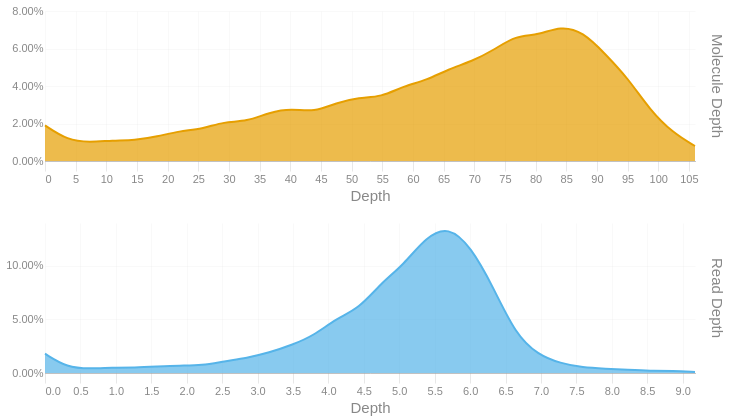

Source (notebook cell):
### Code cell
readdep = depth_hist(tb['Read Depth'], q99, 3)
readdep = readdep.with_columns(pl.lit('Read Depth').alias('Metric'))
if not SKIPLR:
    moldep = depth_hist(tb['Molecule Depth'], mol_q99, 1)
    moldep = moldep.with_columns(pl.lit('Molecule Depth').alias('Metric'))
    _hist = pl.concat([readdep, moldep])
    _hist = _hist.filter(pl.col('Proportion') != 0)
    with SafeRender(_hist):
        (
            alt.Chart(_hist)        
            .mark_area(interpolate = "basis")
            .encode(
                x=alt.X('Bin:Q').scale(domainMin=0).axis(alt.Axis(title='Depth')),
                y = alt.Y('Proportion:Q', title = None).axis(format = '.2%'),
                color = alt.Color('Metric:N').legend(None),
                row = alt.Row("Metric:N").header(title = None, labelOrient = 'right'),
                tooltip = [
                    alt.Tooltip("Metric:N", title = "Metric"),
                    alt.Tooltip('Interval:N', title = "Depth Interval"),
                    alt.Tooltip('Proportion:Q', title = "% Alignments").format('.2%')
                ]
            )
            .resolve_scale(x='independent', y='independent')
            .properties(
                height = 150, width = 650,
                usermeta={'embedOptions': {'downloadFileName': f'{samplename}.depth.hist'}}
            )
        ).display()
else:
    readdep = readdep.filter(pl.col('Proportion') != 0)
    with SafeRender(readdep):
        (
            alt.Chart(readdep)        
            .mark_area(interpolate = "basis")
            .encode(
                x=alt.X('Bin:Q').scale(domainMin=0).axis(alt.Axis(title='Depth')),
                y = alt.Y('Proportion:Q', title = None).axis(format = '.2%'),
                tooltip = [
                    alt.Tooltip('Interval:N', title = "Depth Interval"),
                    alt.Tooltip('Proportion:Q', title = "% Alignments").format('.2%')
                ]
            )
            .properties(
                usermeta={'embedOptions': {'downloadFileName': f'{samplename}.depth.hist'}}
            )
        ).display()

### Figure 1 — Vega-Lite specification as saved in the notebook (floating-point values rounded to 4 significant figures)
{"width": 650, "height": 150, "config": {"title": {"anchor": "start", "dy": -15, "fontSize": 18, "color": "#888888", "subtitleColor": "#888888", "subtitleFontSize": 14}, "arc": {"fill": "#0072B2"}, "axis": {"domainColor": "#888888", "domainWidth": 0.5, "gridWidth": 0.2, "grid": false, "titleFontWeight": 400, "titleFontSize": 15, "labelFontSize": 11, "labelColor": "#888888", "tickColor": "#888888", "tickWidth": 0.2, "titleColor": "#888888"}, "axisBand": {"grid": false}, "axisX": {"grid": true, "tickSize": 10, "domainCap": "round"}, "axisY": {"domain": false, "grid": true, "tickSize": 0, "domainCap": "round"}, "background": "transparent", "header": {"labelFontSize": 15, "labelColor": "#888888", "titleFontSize": 15, "titleFontWeight": 600, "titleColor": "#888888"}, "legend": {"labelFont": "sans-serif", "labelFontSize": 12, "labelColor": "#888888", "symbolSize": 100, "symbolType": "circle", "titleFontSize": 12, "titlePadding": 10, "titleColor": "#888888", "title": null}, "range": {"category": ["#E69F00", "#56B4E9", "#009E73", "#F0E442", "#0072B2", "#D55E00", "#CC79A7", "#000000"], "diverging": ["#cfe8f3", "#a2d4ec", "#73bfe2", "#46abdb", "#1696d2", "#12719e"]}, "area": {"fill": "#0072B2", "fillOpacity": 0.7, "line": true, "strokeOpacity": 0.7}, "line": {"color": "#0072B2", "stroke": "#0072B2", "strokeWidth": 2}, "trail": {"color": "#0072B2", "stroke": "#0072B2", "strokeWidth": 0, "size": 1}, "point": {"filled": true, "fillOpacity": 1.0, "size": 95}, "text": {"color": "#888888", "fontSize": 11, "align": "right", "fontWeight": 400, "size": 11}, "bar": {"fill": "#0072B2", "stroke": null}, "view": {"stroke": null, "continuousWidth": 660, "continuousHeight": 400}}, "data": {"name": "data-5d5c831d3a7e75c08226bc636bf9a9a3"}, "mark": {"type": "area", "interpolate": "basis"}, "encoding": {"color": {"field": "Metric", "legend": null, "type": "nominal"}, "row": {"field": "Metric", "header": {"title": null, "labelOrient": "right"}, "type": "nominal"}, "tooltip": [{"field": "Metric", "title": "Metric", "type": "nominal"}, {"field": "Interval", "title": "Depth Interval", "type": "nominal"}, {"field": "Proportion", "format": ".2%", "title": "% Alignments", "type": "quantitative"}], "x": {"axis": {"title": "Depth"}, "field": "Bin", "scale": {"domainMin": 0}, "type": "quantitative"}, "y": {"axis": {"format": ".2%"}, "field": "Proportion", "title": null, "type": "quantitative"}}, "resolve": {"scale": {"x": "independent", "y": "independent"}}, "usermeta": {"embedOptions": {"downloadFileName": "S5_Kennetcook_3546.depth.hist"}}, "$schema": "https://vega.github.io/schema/vega-lite/v6.1.0.json", "datasets": {"data-5d5c831d3a7e75c08226bc636bf9a9a3": [{"Bin": 0.0, "Interval": "0.0-0.316", "Proportion": 0.018, "Metric": "Read Depth"}, {"Bin": 0.316, "Interval": "0.316-0.633", "Proportion": 0.005, "Metric": "Read Depth"}, {"Bin": 0.633, "Interval": "0.633-0.949", "Proportion": 0.004, "Metric": "Read Depth"}, {"Bin": 0.949, "Interval": "0.949-1.265", "Proportion": 0.005, "Metric": "Read Depth"}, {"Bin": 1.265, "Interval": "1.265-1.582", "Proportion": 0.005, "Metric": "Read Depth"}, {"Bin": 1.582, "Interval": "1.582-1.898", "Proportion": 0.006, "Metric": "Read Depth"}, {"Bin": 1.898, "Interval": "1.898-2.214", "Proportion": 0.007, "Metric": "Read Depth"}, {"Bin": 2.214, "Interval": "2.214-2.531", "Proportion": 0.007, "Metric": "Read Depth"}, {"Bin": 2.531, "Interval": "2.531-2.847", "Proportion": 0.011, "Metric": "Read Depth"}, {"Bin": 2.847, "Interval": "2.847-3.163", "Proportion": 0.014, "Metric": "Read Depth"}, {"Bin": 3.163, "Interval": "3.163-3.48", "Proportion": 0.019, "Metric": "Read Depth"}, {"Bin": 3.48, "Interval": "3.48-3.796", "Proportion": 0.026, "Metric": "Read Depth"}, {"Bin": 3.796, "Interval": "3.796-4.112", "Proportion": 0.035, "Metric": "Read Depth"}, {"Bin": 4.112, "Interval": "4.112-4.429", "Proportion": 0.051, "Metric": "Read Depth"}, {"Bin": 4.429, "Interval": "4.429-4.745", "Proportion": 0.06, "Metric": "Read Depth"}, {"Bin": 4.745, "Interval": "4.745-5.061", "Proportion": 0.084, "Metric": "Read Depth"}, {"Bin": 5.061, "Interval": "5.061-5.378", "Proportion": 0.101, "Metric": "Read Depth"}, {"Bin": 5.378, "Interval": "5.378-5.694", "Proportion": 0.127, "Metric": "Read Depth"}, {"Bin": 5.694, "Interval": "5.694-6.01", "Proportion": 0.137, "Metric": "Read Depth"}, {"Bin": 6.01, "Interval": "6.01-6.327", "Proportion": 0.118, "Metric": "Read Depth"}, {"Bin": 6.327, "Interval": "6.327-6.643", "Proportion": 0.08, "Metric": "Read Depth"}, {"Bin": 6.643, "Interval": "6.643-6.959", "Proportion": 0.036, "Metric": "Read Depth"}, {"Bin": 6.959, "Interval": "6.959-7.276", "Proportion": 0.017, "Metric": "Read Depth"}, {"Bin": 7.276, "Interval": "7.276-7.592", "Proportion": 0.009, "Metric": "Read Depth"}, {"Bin": 7.592, "Interval": "7.592-7.908", "Proportion": 0.005, "Metric": "Read Depth"}, {"Bin": 7.908, "Interval": "7.908-8.225", "Proportion": 0.004, "Metric": "Read Depth"}, {"Bin": 8.225, "Interval": "8.225-8.541", "Proportion": 0.003, "Metric": "Read Depth"}, {"Bin": 8.541, "Interval": "8.541-8.857", "Proportion": 0.002, "Metric": "Read Depth"}, {"Bin": 8.857, "Interval": "8.857-9.174", "Proportion": 0.002, "Metric": "Read Depth"}, {"Bin": 9.174, "Interval": "9.174-9.49", "Proportion": 0.001, "Metric": "Read Depth"}, {"Bin": 0.0, "Interval": "0.0-3.7", "Proportion": 0.019, "Metric": "Molecule Depth"}, {"Bin": 3.7, "Interval": "3.7-7.3", "Proportion": 0.011, "Metric": "Molecule Depth"}, {"Bin": 7.3, "Interval": "7.3-11.0", "Proportion": 0.01, "Metric": "Molecule Depth"}, {"Bin": 11.0, "Interval": "11.0-14.6", "Proportion": 0.011, "Metric": "Molecule Depth"}, {"Bin": 14.6, "Interval": "14.6-18.3", "Proportion": 0.011, "Metric": "Molecule Depth"}, {"Bin": 18.3, "Interval": "18.3-21.9", "Proportion": 0.013, "Metric": "Molecule Depth"}, {"Bin": 21.9, "Interval": "21.9-25.6", "Proportion": 0.016, "Metric": "Molecule Depth"}, {"Bin": 25.6, "Interval": "25.6-29.2", "Proportion": 0.017, "Metric": "Molecule Depth"}, {"Bin": 29.2, "Interval": "29.2-32.9", "Proportion": 0.021, "Metric": "Molecule Depth"}, {"Bin": 32.9, "Interval": "32.9-36.6", "Proportion": 0.021, "Metric": "Molecule Depth"}, {"Bin": 36.6, "Interval": "36.6-40.2", "Proportion": 0.026, "Metric": "Molecule Depth"}, {"Bin": 40.2, "Interval": "40.2-43.9", "Proportion": 0.028, "Metric": "Molecule Depth"}, {"Bin": 43.9, "Interval": "43.9-47.5", "Proportion": 0.026, "Metric": "Molecule Depth"}, {"Bin": 47.5, "Interval": "47.5-51.2", "Proportion": 0.031, "Metric": "Molecule Depth"}, {"Bin": 51.2, "Interval": "51.2-54.8", "Proportion": 0.034, "Metric": "Molecule Depth"}, {"Bin": 54.8, "Interval": "54.8-58.5", "Proportion": 0.034, "Metric": "Molecule Depth"}, {"Bin": 58.5, "Interval": "58.5-62.2", "Proportion": 0.04, "Metric": "Molecule Depth"}, {"Bin": 62.2, "Interval": "62.2-65.8", "Proportion": 0.043, "Metric": "Molecule Depth"}, {"Bin": 65.8, "Interval": "65.8-69.5", "Proportion": 0.049, "Metric": "Molecule Depth"}, {"Bin": 69.5, "Interval": "69.5-73.1", "Proportion": 0.053, "Metric": "Molecule Depth"}, {"Bin": 73.1, "Interval": "73.1-76.8", "Proportion": 0.059, "Metric": "Molecule Depth"}, {"Bin": 76.8, "Interval": "76.8-80.4", "Proportion": 0.067, "Metric": "Molecule Depth"}, {"Bin": 80.4, "Interval": "80.4-84.1", "Proportion": 0.067, "Metric": "Molecule Depth"}, {"Bin": 84.1, "Interval": "84.1-87.7", "Proportion": 0.072, "Metric": "Molecule Depth"}, {"Bin": 87.7, "Interval": "87.7-91.4", "Proportion": 0.069, "Metric": "Molecule Depth"}, {"Bin": 91.4, "Interval": "91.4-95.1", "Proportion": 0.057, "Metric": "Molecule Depth"}, {"Bin": 95.1, "Interval": "95.1-98.7", "Proportion": 0.044, "Metric": "Molecule Depth"}, {"Bin": 98.7, "Interval": "98.7-102.4", "Proportion": 0.027, "Metric": "Molecule Depth"}, {"Bin": 102.4, "Interval": "102.4-106.0", "Proportion": 0.015, "Metric": "Molecule Depth"}, {"Bin": 106.0, "Interval": "106.0-109.68", "Proportion": 0.008, "Metric": "Molecule Depth"}]}}
